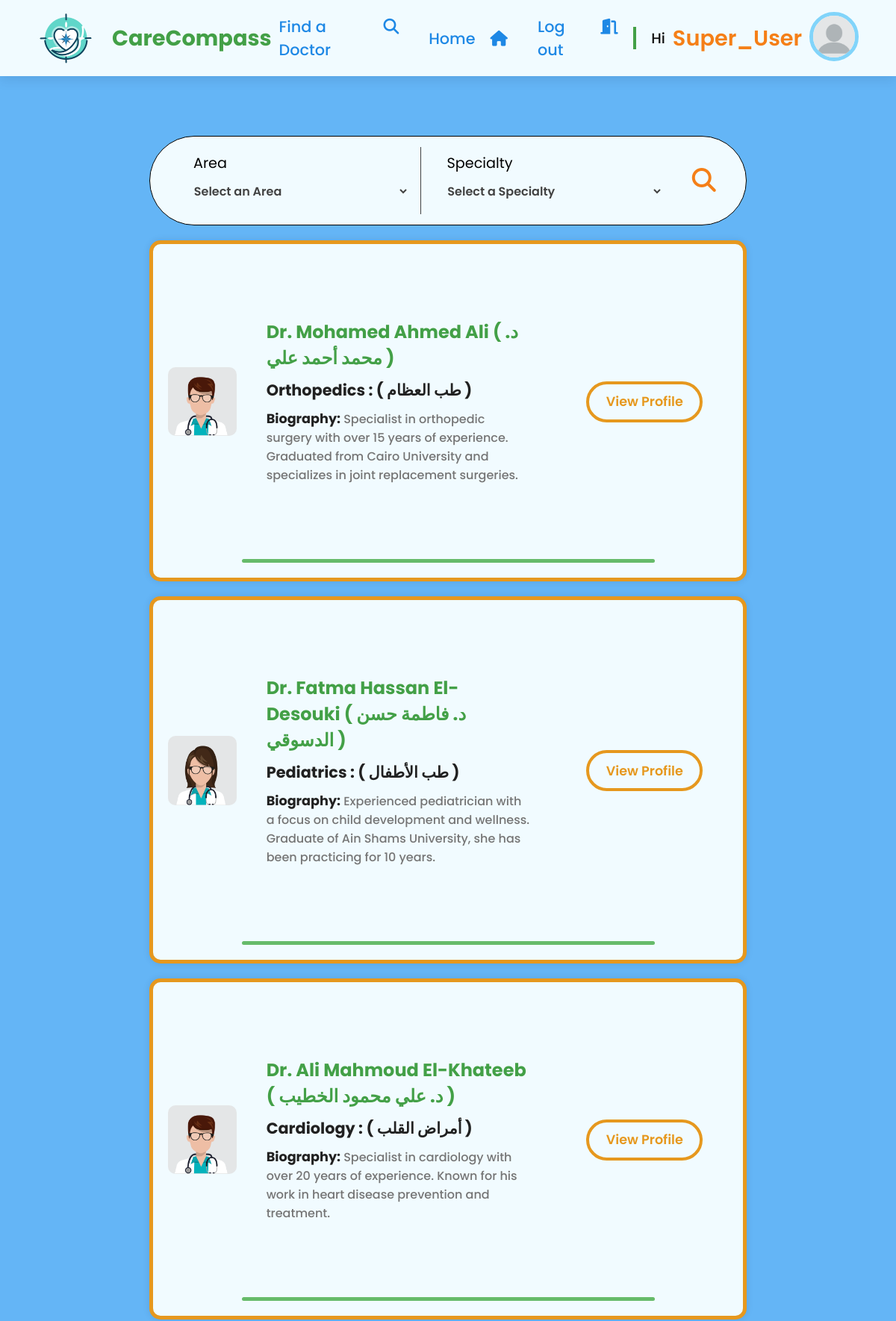
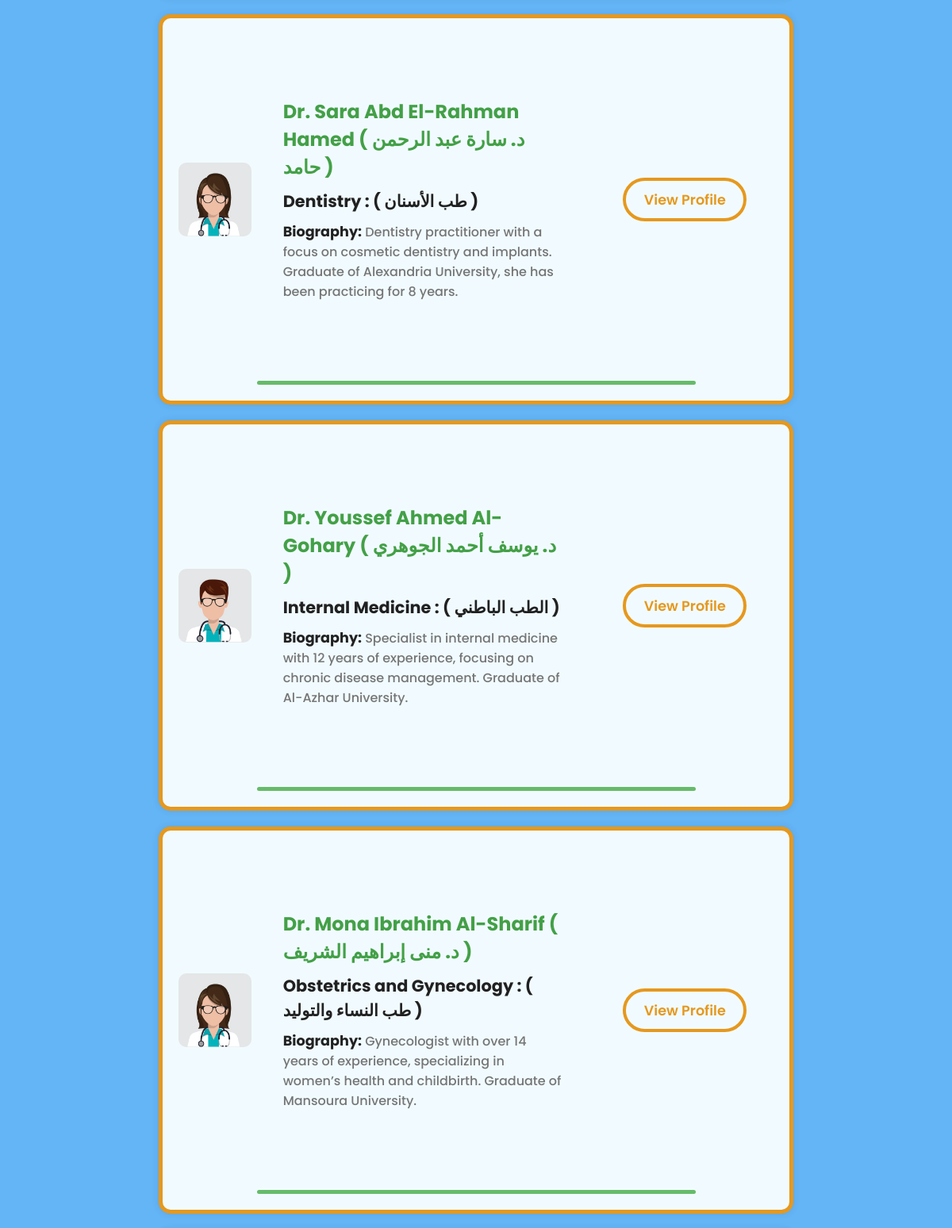
The app's page /searched-doctors (signed in, upper part) with its own data (2 pictures, top to bottom).
### Users/models.py (models this page shows, shortened)
class UserProfile(models.Model):
    user = models.OneToOneField(User, on_delete=models.CASCADE)
    city = models.CharField(max_length=100, blank=True)
    profile_img = models.ImageField(upload_to='profile_images', default='default/blank-profile-picture.png')
    phone_number = models.CharField(max_length=13, blank=True)

### Doctors/models.py (models this page shows, shortened)
class DoctorProfile(models.Model):
    GENDER_CHOICES = [
        ('Male', 'Male'),
        ('Female', 'Female'),
    ]
    full_name_in_english = models.CharField(max_length=100)
    full_name_in_arabic = models.CharField(max_length=100)
    doctor_profile_img = models.ImageField(upload_to='doctors_profile_images', blank=True, null=True)
    english_bio = models.TextField()
    arabic_bio = models.TextField()
    phone = models.CharField(max_length=13)
    address_in_english = models.CharField(max_length=255)
    address_in_arabic = models.CharField(max_length=255)
    specialization_in_english = models.CharField(max_length=100)
    specialization_in_arabic = models.CharField(max_length=100)
    gender = models.CharField(max_length=6, choices=GENDER_CHOICES)
    birthdate = models.DateField()
    default_pic_mapping = {
        'Male': 'default/male_blank_doctor.png',
        'Female': 'default/female_blank_doctor.png'
    }
    def get_profile_pic_url(self):
        if not self.doctor_profile_img:
            return os.path.join(settings.MEDIA_URL, self.default_pic_mapping[self.gender])
        return self.doctor_profile_img.url

### Search/views.py (the view)
# urls.py: path('searched-doctors', views.search_doctors, name='searched_doctors'),
@login_required(login_url= "login")
def search_doctors(request):
    filtered_doctors = []
    areas, specialties = get_current_locations_and_specialties()
    if request.method == 'GET':
        searched_area = request.GET.get('Area')
        searched_specialty = request.GET.get('Specialty')
        filters = Q()
        if searched_area:
            filters = filters & Q(address_in_english__contains=searched_area)
        if searched_specialty:
            filters = filters & Q(specialization_in_english__exact=searched_specialty)
        filtered_doctors = DoctorProfile.objects.filter(filters).distinct()
    context = {
        "doctors": filtered_doctors,
        "areas": areas,
        "specialties": specialties,
    }
    return render(request, 'Search/searched_doctors.html', context)

### Home/utils.py (called while the page is built)
def get_current_locations_and_specialties():
    current_locations = DoctorProfile.objects.values('address_in_english', 'address_in_arabic').distinct()
    current_specialties = DoctorProfile.objects.values('specialization_in_english', 'specialization_in_arabic').distinct().order_by('specialization_in_english')
    areas = set()
    for location in current_locations:
        english_area = location['address_in_english'].split(',')[-2].strip()
        arabic_area = location['address_in_arabic'].split('،')[-2].strip()
        areas.add((english_area, arabic_area))
    areas = list(areas)
    areas.sort()
    specialties = [(spec['specialization_in_english'], spec['specialization_in_arabic']) for spec in current_specialties]
    return areas,specialties

### Search/templates/Search/searched_doctors.html (shortened to what this page needs)
{% extends "base.html" %}
{% load static %}
{% block extra_css %}
    <link rel="stylesheet" href="{% static 'css/search_result_styles.css' %}">
    <link rel="stylesheet" href="{% static 'css/search_styles.css' %}">
{% endblock %}
{% block content %}
    <section>
        {% include 'Home/search_bar.html' %}
        {% if doctors %}
            {% for doctor in doctors %}
                {% include 'Search/doctors_list.html' %}
            {% endfor %}
        {% else %}
            <h2 style="text-align: center; margin-top: 50px;">NO Doctors Found!!</h2>
        {% endif %}
    </section>
{% endblock %}

### templates/navbar.html (shortened to what this page needs)
{% load static %}
<header>
    <a href="{% url 'home' %}" class="logo">
        <img src="{% static 'images/Logo.png' %}" alt="Logo">
        CareCompass
    </a>
    <nav class="navigation-bar">
        {% if user.is_authenticated %}
            <div class="navigation-bar-links">
                <div class="nav-link">
                    <a href="/#find-doctor" id="find-doctor-link">Find a Doctor</a>
                    <i class="fa-solid fa-magnifying-glass"></i>
                </div>
                <div class="nav-link">
                    <a href="{% url 'home' %}">Home</a>
                    <i class="fa-solid fa-house"></i>
                </div>
                <div class="nav-link">
                    <a href="{% url 'logout' %}">Log out</a>
                    <i class="fa-solid fa-door-open"></i>
                </div>
            </div>
            <span class="separator"></span>
            <p class="logged-in-user">Hi <a href="{% url 'user_profile' %}"> <span>{{ user.username }}</span> </a></p>
            <div class="user-avatar">
                <img src="{{ user.userprofile.profile_img.url }}" alt="{{ user.username }}">
            </div>
        {% endif %}
    </nav>
</header>

### Search/templates/Search/doctors_list.html
<div class="doctor-row">
    <div class="doctor-container">
        <div class="doctor-image">
            <img src="{{ doctor.get_profile_pic_url }}" alt="{{ doctor.full_name_in_english }}">
        </div>
        <div class="doctor-info">
            <a href="{% url 'doctor_profile' %}?id={{ doctor.id }}">
                <h3 class="doctor-name">Dr. {{ doctor.full_name_in_english }} <span class="rtl">( د. {{ doctor.full_name_in_arabic }} )</span></h3>
            </a>
            <h5 class="doctor-specialty">{{ doctor.specialization_in_english }} : <span class="rtl">( {{ doctor.specialization_in_arabic }} )</span></h5>
            <p class="doctor-bio"> <span>Biography:</span> {{ doctor.english_bio }}</p>
        </div>
        <div class="doctor-contact">
            <a href="{% url 'doctor_profile' %}?id={{ doctor.id }}" class="profile-link"> <button class="profile-btn">View Profile</button> </a>
        </div>
    </div>
    <hr>
</div>

### static/css/basic.css (style rules this page uses)
:root { --primary-blue: #1E88E5; --primary-blue-light: #64B5F6; --primary-blue-dark: #1565C0; --primary-blue-darker: #0D47A1; --primary-accent-blue: #81D4FA; --primary-accent-blue-light: #daf0fb; --secondary-green: #43A047; --secondary-green-light: #66BB6A; --secondary-accent-green: #15d46b; --secondary-green-dark: #2E7D32; --secondary-green-darker: #1B5E20; --neutral-white: #f1fbff; --text-dark-gray: #424242; --text-dark-gray-light: #757575; --text-dark-gray-dark: #212121; --text-dark-gray-darker: #0E0E0E; --error-red: #E53935; --error-red-light: #EF5350; --error-red-accent: #FF5A5F; --error-red-accent-light: #ffc8ca; --accent-pinkish-red: #DB5C91; --accent-pinkish-red-light: #F48FB1; --accent-orange: #E6981E; --accent-orange-light: #FBC02D; --accent-orange-dark: #F57F17; }
* { font-family: "Poppins", sans-serif; margin: 0; padding: 0; box-sizing: border-box; scroll-behavior: smooth; }
.rtl { direction: rtl; }
a { text-decoration: none; }
#base-page-body { min-height: 100vh; width: 100vw; position: relative; background-color: var(--primary-blue-light); display: flex; flex-direction: column; overflow-x: hidden; }
section { padding: 150px 200px; }
header { background-color: var(--neutral-white); width: 100%; display: flex; position: sticky; top: 0px; justify-content: space-between; align-items: center; padding: 10px 30px; box-shadow: 0px 5px 15px rgba(1, 28, 64, 0.1); z-index: 999; }
.logo { display: flex; align-items: center; justify-content: center; text-decoration: none; color: var(--secondary-green); font-size: 1.8em; font-weight: 700; }
.logo img { width: 120px; }
.navigation-bar { display: flex; align-items: center; justify-content: center; }
.navigation-bar-links { display: flex; align-items: center; gap: 20px; }
.nav-link { display: flex; justify-content: center; align-items: baseline; color: var(--primary-blue); font-size: 1.3em; font-weight: 500; padding: 10px; cursor: pointer; }
.nav-link a { color: var(--primary-blue); }
.nav-link i { margin-left: 20px; }
.logged-in-user { color: var(--text-dark-gray-darker); margin: 0; display: flex; justify-content: center; align-items: center; text-decoration: none; font-size: 1.2em; font-weight: 500; padding: 10px; }
.logged-in-user span { padding-left: 10px; color: var(--accent-orange-dark); font-size: 1.5em; font-weight: 600; }
.separator { width: 5px; height: 30px; margin: 10px; background-color: var(--secondary-green); }
.user-avatar { width: 70px; height: 70px; margin-right: 20px; }
.user-avatar img { width: 100%; border: 5px solid var(--primary-accent-blue); border-radius: 50%; }

### Search/static/css/search_result_styles.css (style rules this page uses)
section { padding: 80px 200px; }
.doctor-row { margin: 20px 0; display: flex; flex-direction: column; align-items: center; border: 5px solid var(--accent-orange); border-radius: 15px; box-shadow: 0px 0px 10px rgba(0, 0, 0, 0.1); background-color: var(--neutral-white); }
.doctor-row hr { width: 70%; height: 5px; background-color: var(--secondary-green-light); border-radius: 5px; outline: none; border: none; margin-bottom: 20px; }
.doctor-container { margin: 50px 0; display: grid; grid-template-columns: 1fr 3fr 2fr; }
.doctor-image { display: flex; justify-content: center; align-items: center; }
.doctor-image img { width: 70%; border-radius: 10px; }
.doctor-info { padding: 50px 20px; }
.doctor-specialty { font-size: 1.3em; color: var(--text-dark-gray-dark); margin-bottom: 10px; }
.doctor-info a { text-decoration: none; }
.doctor-name { font-size: 1.5em; font-weight: 700; color: var(--secondary-green); margin-bottom: 10px; transition: 0.6s ease; }
.doctor-contact { display: flex; flex-direction: column; justify-content: space-evenly; align-items: center; padding: 20px; }
.doctor-contact .profile-btn { width: 70%; height: 55px; color: var(--accent-orange); font-size: 1.1em; font-weight: 600; background-color: var(--neutral-white); border: 4px solid var(--accent-orange); border-radius: 50px; cursor: pointer; transition: 0.5s ease; }
.doctor-bio { font-weight: 500; color: var(--text-dark-gray-light); }
.doctor-bio span { color: var(--text-dark-gray-dark); font-size: 1.1em; font-weight: 700; }
.profile-link { text-decoration: none; width: 100%; display: flex; justify-content: center; }

### records on screen
DoctorProfile: full_name_in_english "Mohamed Ahmed Ali", full_name_in_arabic "محمد أحمد علي", specialization_in_english "Orthopedics", specialization_in_arabic "طب العظام", english_bio "Specialist in orthopedic surgery with over 15 years of experience. Graduated from Cairo University and specializes in joint replacement surgeries."
DoctorProfile: full_name_in_english "Fatma Hassan El-Desouki", full_name_in_arabic "فاطمة حسن الدسوقي", specialization_in_english "Pediatrics", specialization_in_arabic "طب الأطفال", english_bio "Experienced pediatrician with a focus on child development and wellness. Graduate of Ain Shams University, she has been practicing for 10 years."
DoctorProfile: full_name_in_english "Ali Mahmoud El-Khateeb", full_name_in_arabic "علي محمود الخطيب", specialization_in_english "Cardiology", specialization_in_arabic "أمراض القلب", english_bio "Specialist in cardiology with over 20 years of experience. Known for his work in heart disease prevention and treatment."
DoctorProfile: full_name_in_english "Sara Abd El-Rahman Hamed", full_name_in_arabic "سارة عبد الرحمن حامد", specialization_in_english "Dentistry", specialization_in_arabic "طب الأسنان", english_bio "Dentistry practitioner with a focus on cosmetic dentistry and implants. Graduate of Alexandria University, she has been practicing for 8 years."
DoctorProfile: full_name_in_english "Youssef Ahmed Al-Gohary", full_name_in_arabic "يوسف أحمد الجوهري", specialization_in_english "Internal Medicine", specialization_in_arabic "الطب الباطني", english_bio "Specialist in internal medicine with 12 years of experience, focusing on chronic disease management. Graduate of Al-Azhar University."
DoctorProfile: full_name_in_english "Mona Ibrahim Al-Sharif", full_name_in_arabic "منى إبراهيم الشريف", specialization_in_english "Obstetrics and Gynecology", specialization_in_arabic "طب النساء والتوليد", english_bio "Gynecologist with over 14 years of experience, specializing in women’s health and childbirth. Graduate of Mansoura University."

### other values on screen
{{ user.username }} "Super_User"
